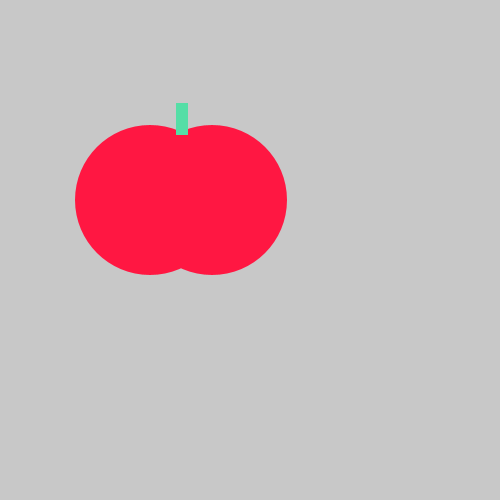
Frame 1 (no input)
Frame 60 (the mouse pressed at the canvas centre just before this capture): identical to frame 1, image omitted
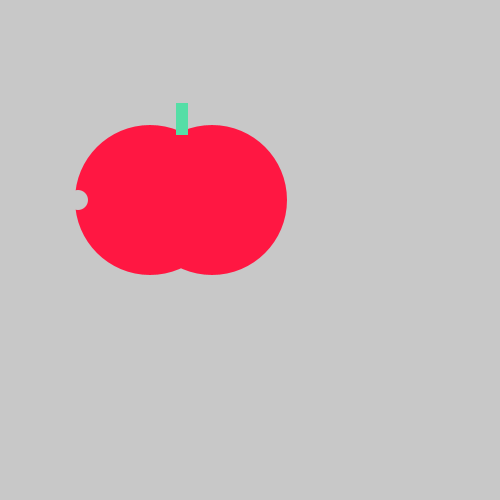
Frame 120 (the mouse held since frame 60 and released just before this capture)

The Processing sketch that drew these frames (run headless with seeded random() and noise(); from frame 60 on, the mouse is pressed at the canvas centre):

// Processing sketch: tasty_tomato
// ── tasty_tomato.pde
void setup() {
    size(500, 500);
}
void draw() {
    background(200, 200, 200);
    noStroke();
  
    fill (#FF1742) ;
    ellipse(150, 200, 150, 150);
    ellipse(212, 200, 150, 150);
    fill (#55DEA6) ;
    rect(176, 103, 12, 32);
   
    if (mousePressed) {
    fill (200,200,200) ;
    ellipse (78,200,20,20) ;
    }
}
